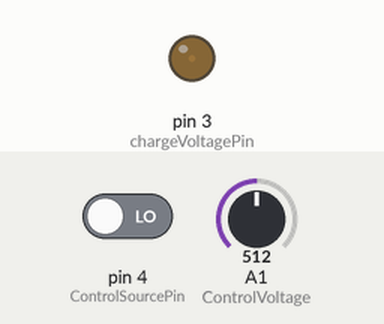
A sketch run on a simulated Arduino Uno, built with avr-gcc and run on an emulated ATmega328P. Parts: output pins drawn as LEDs (lit = HIGH). Inputs (shaded band) come from the test bench; at power-on: A1 (ControlVoltage) = 512, pin 4 (ControlSourcePin) LOW. Pins used as bus, display or sensor lines are not drawn.

Above: at 1.2 s.
1.3 s: A1 (ControlVoltage) set to 900
At 2.1 s:
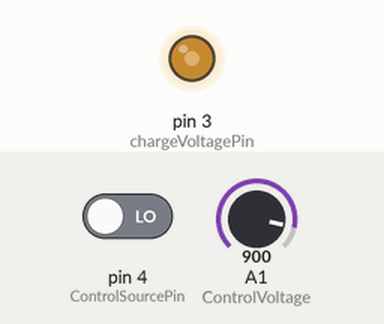
2.8 s: A1 (ControlVoltage) set to 1023
At 3.3 s:
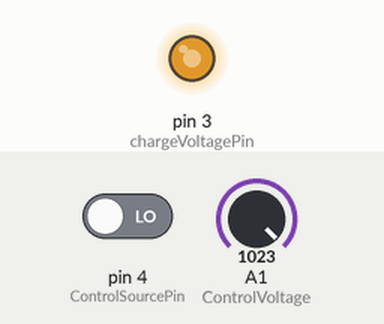
4.3 s: A1 (ControlVoltage) set to 992
At 5.5 s:
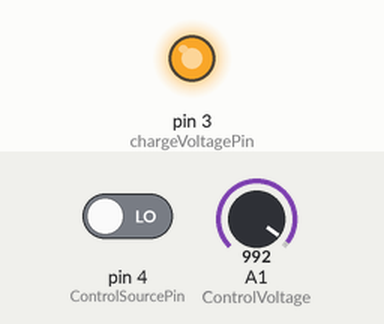
5.8 s: A1 (ControlVoltage) set to 0
At 6.7 s:
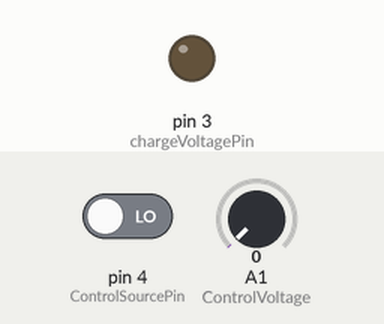
Timing chart, 0 to 8.3 s (numbered marks = the images above; inputs shaded):
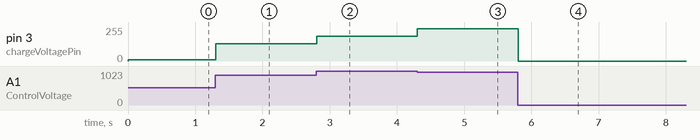

Measured:
- the behaviour switches between 1006 and 1005 on A1 (ControlVoltage) (found by bisection; images 2 and 3)
- after the input at 1.3 s, pin 3 (chargeVoltagePin): 9/255 → 128/255 at once
- after the input at 2.8 s, pin 3 (chargeVoltagePin): 128/255 → 184/255 at once
- after the input at 4.3 s, pin 3 (chargeVoltagePin): 184/255 → 241/255 at once
- after the input at 5.8 s, pin 3 (chargeVoltagePin): 241/255 → 0/255 at once

The sketch:

dco-1.ino
```cpp
#include <TimerOne.h>
#include <avr/pgmspace.h>
#define DcoResetPin 9
#define ControlVoltage A1
#define chargeVoltagePin 3
#define ControlSourcePin 4
#define maxFreqSet 7902.13
#define maxAnOutVolt 4.736
#define MAFLENGTH 20 //Moving Average Filter sample length
int CV[MAFLENGTH]; //CV buffer
float freq = 261.63;
const float PROGMEM notes[] = {8.18, 8.66, 9.18, 9.72, 10.3, 10.91, 11.56, 12.25, 12.98, 13.75, 14.57, 15.43, 16.35, 17.32, 18.35, 19.45, 20.6, 21.83, 23.12, 24.5, 25.96, 27.5, 29.14, 30.87, 32.7, 34.65, 36.71, 38.89, 41.2, 43.65, 46.25, 49, 51.91, 55, 58.27, 61.74, 65.41, 69.3, 73.42, 77.78, 82.41, 87.31, 92.5, 98, 103.83, 110, 116.54, 123.47, 130.81, 138.59, 146.83, 155.56, 164.81, 174.61, 185, 196, 207.65, 220, 233.08, 246.94, 261.63, 277.18, 293.66, 311.13, 329.63, 349.23, 369.99, 392, 415.3, 440, 466.16, 493.88, 523.25, 554.37, 587.33, 622.25, 659.26, 698.46, 739.99, 783.99, 830.61, 880, 932.33, 987.77, 1046.5, 1108.73, 1174.66, 1244.51, 1318.51, 1396.91, 1479.98, 1567.98, 1661.22, 1760, 1864.66, 1975.53, 2093, 2217.46, 2349.32, 2489.02, 2637.02, 2793.83, 2959.96, 3135.96, 3322.44, 3520, 3729.31, 3951.05, 4186.01, 4434.92, 4698.64, 4978.03, 5274.04,5587.65, 5919.91, 6271.93, 6644.88, 7040, 7458.62, 7902.13};
const float PROGMEM calcPeriod[] = {122249.388,115473.44,108932.46,102880.66,97087.38,91659.03,86505.19,81632.65,77041.60,72727.27,68634.18,64808.81,61162.08,57736.72,54495.91,51413.88,48543.69,45808.52,43252.60,40816.33,38520.80,36363.64,34317.09,32393.91,30581.04,28860.03,27240.53,25713.55,24271.84,22909.51,21621.62,20408.16,19264.11,18181.82,17161.49,16196.95,15288.18,14430.01,13620.27,12856.78,12134.45,11453.44,10810.81,10204.08,9631.13,9090.91,8580.74,8099.13,7644.68,7215.53,6810.60,6428.39,6067.59,5727.05,5405.41,5102.04,4815.8,4545.45,4290.31,4049.57,3822.19,3607.76,3405.30,3214.09,3033.70,2863.44,2702.78,2551.02,2407.90,2272.73,2145.19,2024.78,1911.13,1803.85,1702.62,1607.07,1516.85,1431.72,1351.37,1275.53,1203.93,1136.36,1072.58,1012.38,955.57,901.93,851.31,803.53,758.43,715.87,675.68,637.76,601.97,568.18,536.29,506.19,477.78,450.97,425.66,401.76,379.22,357.93,337.84,318.88,300.98,284.09,268.15,253.10,238.89,225.48,212.83,200.88,189.61,178.97,168.92,159.44,150.49,142.05,134.07,126.55};
const int PROGMEM chargePWM[] = {0,0,0,0,0,0,0,0,0,0,0,0,1,1,1,1,1,1,1,1,1,1,1,1,1,1,1,1,1,1,2,2,2,2,2,2,2,2,3,3,3,3,3,3,4,4,4,4,4,5,5,5,6,6,6,7,7,8,8,8,9,9,10,11,11,12,13,13,14,15,16,17,18,19,20,21,23,24,25,27,28,30,32,34,36,38,40,43,45,48,51,54,57,60,64,68,72,76,80,85,9096,101,107,114,120,128,135,143,152,161,170,180,191,202,214,227,241,255};

byte commandByte=0;
byte noteByte=0;
byte velocityByte=0;
int note;
int noteLast;
int i=0;
byte noteOn = 144;
byte noteOff = 128;
int controlSource;
int controlSourceLast;


void setup()
{
  pinMode(DcoResetPin, OUTPUT);
  pinMode(chargeVoltagePin, OUTPUT);
  pinMode(ControlSourcePin, INPUT);
  Timer1.initialize(calcPeriod[0]);
  Timer1.pwm(DcoResetPin, 50);

  Serial.begin(31250); //MIDI baud rate
}

void loop() {
controlSource = digitalRead(ControlSourcePin);
if(controlSource == 1){ //switch to MIDI
  if(Serial.available()>2){
    commandByte = Serial.read();
    if(commandByte!=248){
      noteByte = Serial.read();
      velocityByte = Serial.read(); //only reads the byte, currently has no effect on amplitude of the oscillator
        if(commandByte == noteOn){
          Timer1.setPeriod(pgm_read_float(&calcPeriod[noteByte]));
          Timer1.restart();
          analogWrite(chargeVoltagePin, pgm_read_byte(&chargePWM[noteByte]));
        }
        if(commandByte == noteOff){
        }
    }
  }
}
else if(controlSource == 0){ //switch to CV input
  note = 0;
  for(int i=0; i<MAFLENGTH; i++){
    CV[i] = analogRead(ControlVoltage);
    note +=CV[i];
  }
  note = note / MAFLENGTH;
  note = map(note, 0,1023, 0,120);
  if(noteLast != note){
    Timer1.setPeriod(pgm_read_float(&calcPeriod[note]));
    analogWrite(chargeVoltagePin, pgm_read_byte(&chargePWM[note]));
  }

}

noteLast = note;
controlSourceLast = controlSource;
}
```
